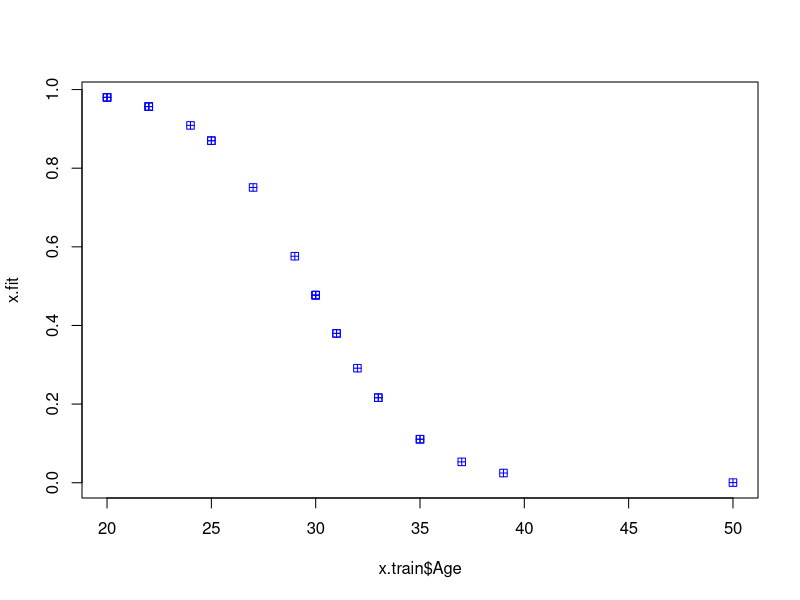
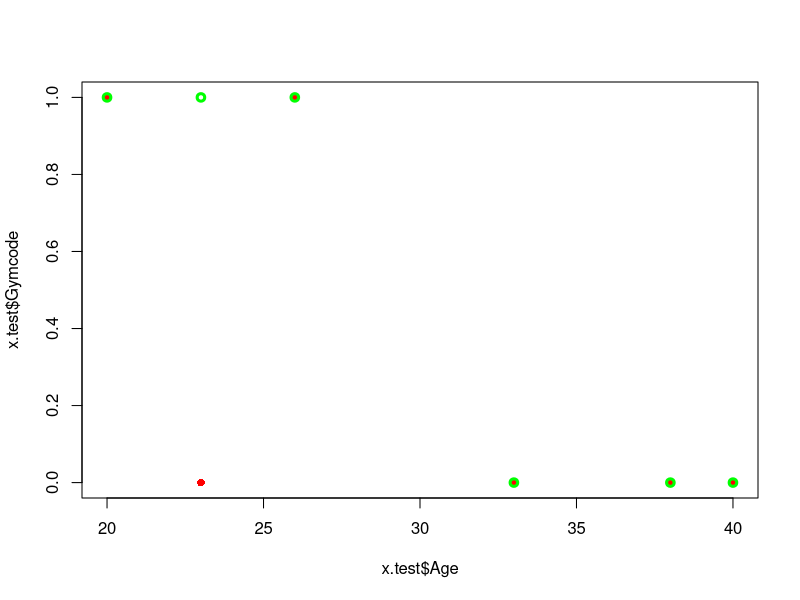
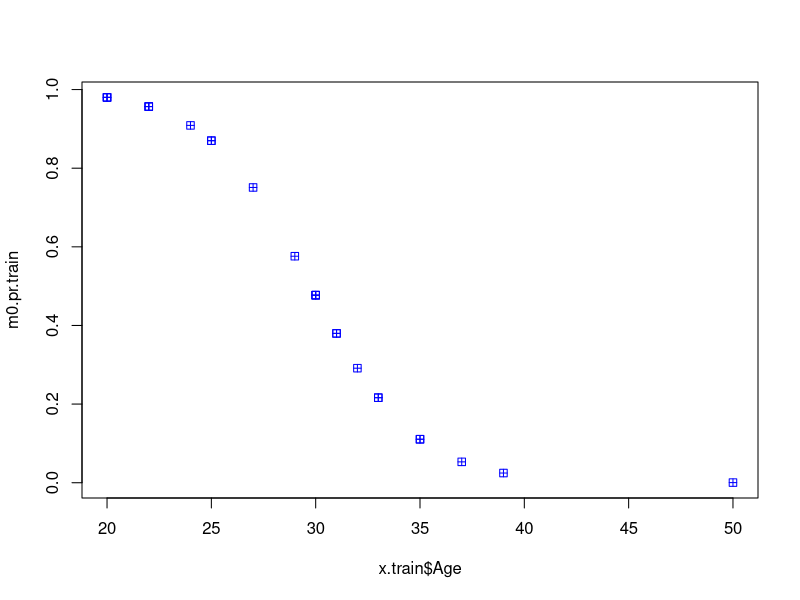
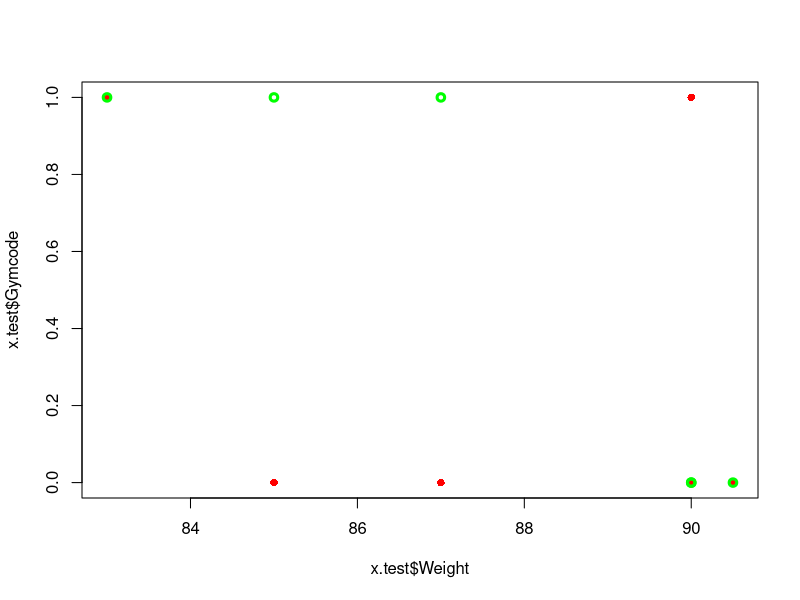

The R script that drew these images, in order:
#+Supervised Learning: Classification

setwd("C:/Users/nasru/OneDrive/Documents/Github/Data-Mining-Class")
x=read.csv("employee.csv")
names(x)
dim(x)
names(x)
#
s=sample(nrow(x), 24)
x.train=x[s,]
x.train
x.test=x[-s,]
###Model 0
L.m0=glm(Gymcode~Age, family = "binomial", data = x.train)
x.fit=fitted(L.m0, x.train)
x.fit
plot(x.train$Age, x.fit, col="blue", pch=12)

###Make predication with the model 
m0_pr=predict(L.m0, x.test)
m0_pr
cl0_pr=ifelse(m0_pr>0.5, 1, 0)   #dummy variable
table(x.test$Gymcode, cl0_pr)   #confussion matrix

#error rate=/6 =
plot(x.test$Age, x.test$Gymcode, col='red', pch=16)
points(x.test$Age, cl0_pr, col='green', lwd=3)


###Model 1
names(x)
L.m1=glm(Gymcode~Weight, family = "binomial", data = x.train)

m0.pr.train=fitted(L.m0, x.train)
#summary(m0.pr.train)
plot(x.train$Age, m0.pr.train, col="blue", pch=12)

###Make predication with the model 
m1_pr=predict(L.m1, x.test)
m1_pr
cl1_pr=ifelse(m1_pr>0.5, 1, 0)
table(x.test$Gymcode, cl1_pr)
##error rate=/6=

plot(x.test$Weight, x.test$Gymcode, col='red', pch=16)
points(x.test$Weight, cl1_pr, col='green', lwd=3)

## >> choose model


##New data 
Age.new=data.frame(Age=c(20, 26, 60))
cl_pred_new=predict(L.m0, Age.new)
cl_pred_new
class_new=ifelse(cl_pred_new>0.5, 1, 0)
class_new
